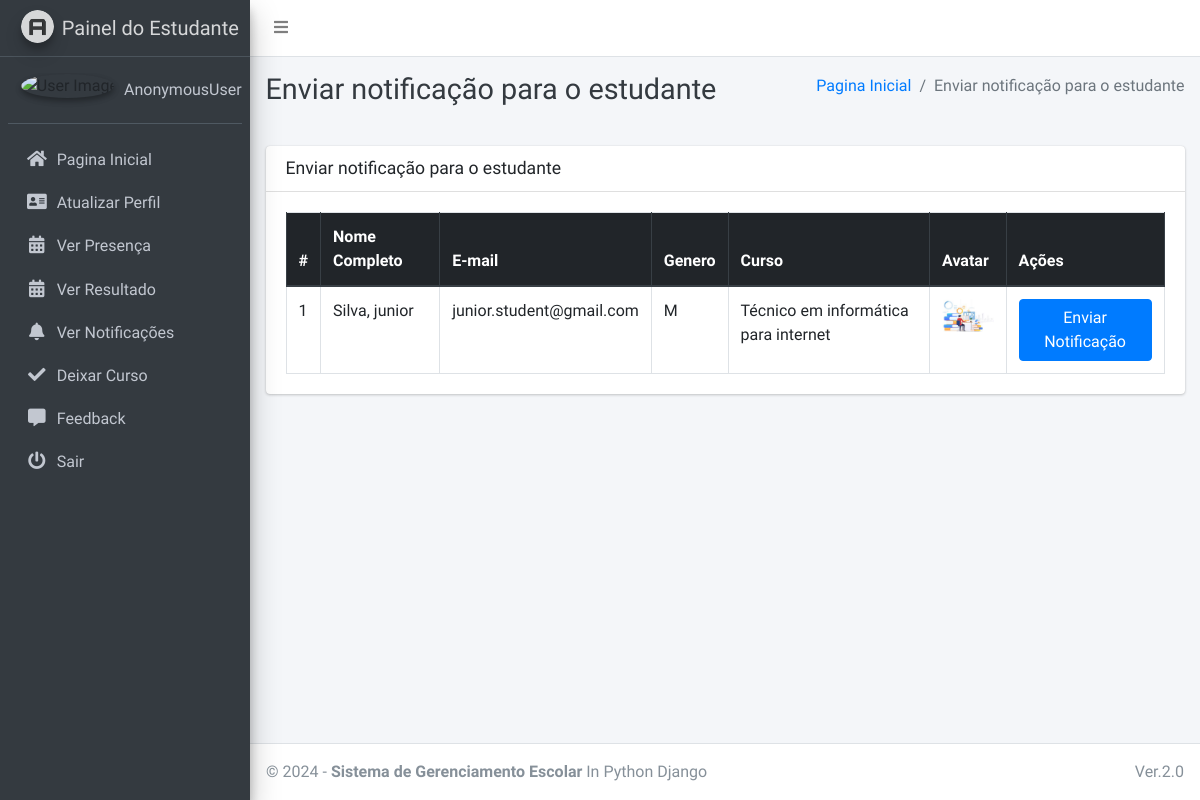
Before: /admin_notify_student with the older database file.
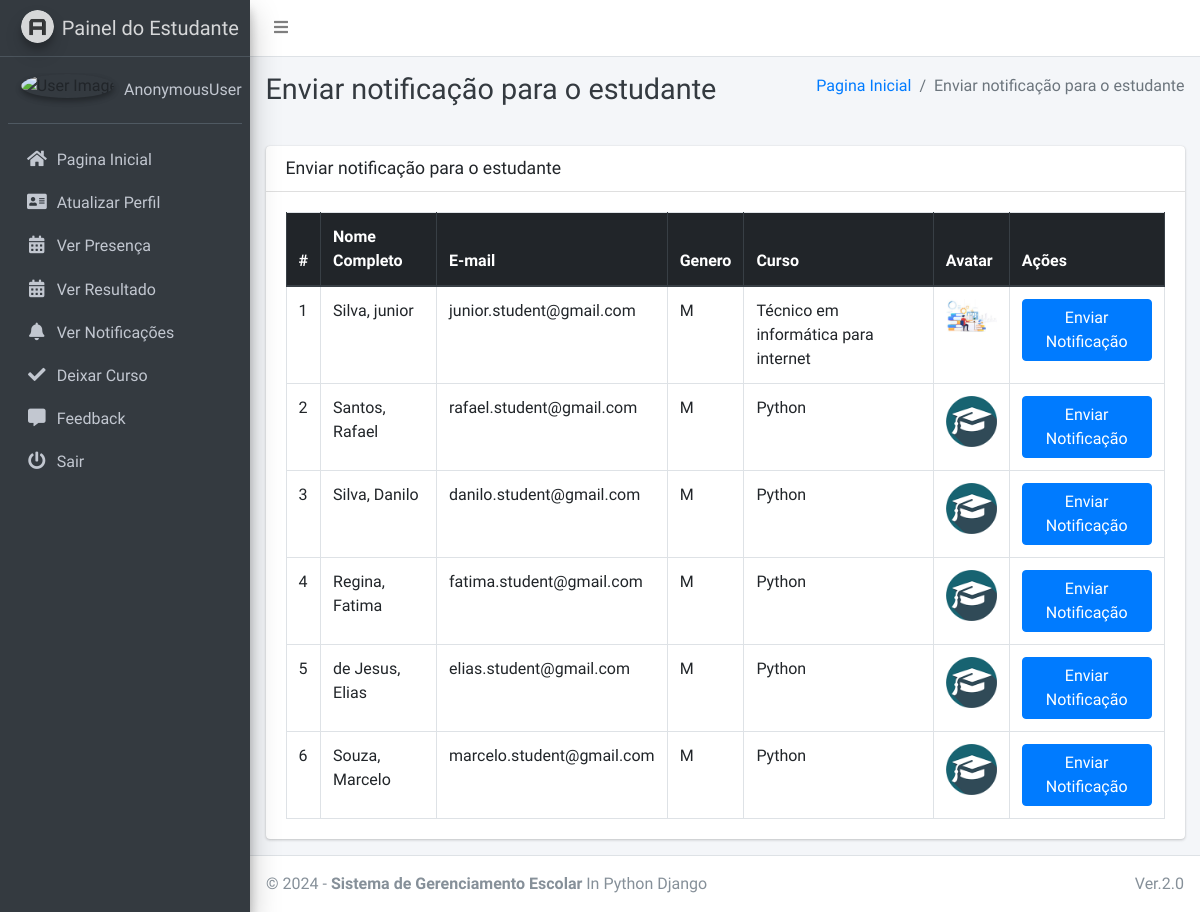
After: the same page with the newer database file.
### main_app/models.py (models this page shows, shortened)
class CustomUser(AbstractUser):
    USER_TYPE = ((1, "HOD"), (2, "Staff"), (3, "Student"))
    GENDER = [("M", "Male"), ("F", "Female")]
    username = None  # Removed username, using email instead
    email = models.EmailField(unique=True)
    user_type = models.CharField(default=1, choices=USER_TYPE, max_length=1)
    gender = models.CharField(max_length=1, choices=GENDER)
    profile_pic = models.ImageField()
    address = models.TextField()
    fcm_token = models.TextField(default="")  # For firebase notifications
    created_at = models.DateTimeField(auto_now_add=True)
    updated_at = models.DateTimeField(auto_now=True)
    USERNAME_FIELD = "email"
    REQUIRED_FIELDS = []
    objects = CustomUserManager()

class Student(models.Model):
    admin = models.OneToOneField(CustomUser, on_delete=models.CASCADE)
    course = models.ForeignKey(Course, on_delete=models.DO_NOTHING, null=True, blank=False)
    session = models.ForeignKey(Session, on_delete=models.DO_NOTHING, null=True)

class Course(models.Model):
    name = models.CharField(max_length=120)
    created_at = models.DateTimeField(auto_now_add=True)
    updated_at = models.DateTimeField(auto_now=True)

### main_app/hod_views.py (the view)
# urls.py: path("admin_notify_student", hod_views.admin_notify_student,
def admin_notify_student(request):
    student = CustomUser.objects.filter(user_type=3)
    context = {
        'page_title': "Enviar notificação para o estudante",
        'students': student
    }
    return render(request, "hod_template/student_notification.html", context)

### main_app/templates/hod_template/student_notification.html (shortened to what this page needs)
{% extends 'main_app/base.html' %}
{% load static %}
{% block page_title %}{{page_title}}{% endblock page_title %}
{% block content %}
<section class="content">
    <div class="container-fluid">
        <div class="row">
            <div class="col-md-12">
                <div class="card">
                    <div class="card-header">
                        <h3 class="card-title">{{page_title}}</h3>
                    </div>
                    <div class="card-body">
                        <table id="example2" class="table table-bordered table-hover">
                            <thead class="thead-dark">
                                <tr>
                                    <th>#</th>
                                    <th>Nome Completo</th>
                                    <th>E-mail</th>
                                    <th>Genero</th>
                                    <th>Curso</th>
                                    <th>Avatar</th>
                                    <th>Ações</th>
                                </tr>
                            </thead>
                            <tbody>
                                {% for student in students %}
                                <tr>
                                    <td>{{ forloop.counter }}</td>
                                    <td>{{student.last_name}}, {{student.first_name}}</td>
                                    <td>{{student.email}}</td>
                                    <td>{{student.gender}}</td>
                                    <td>{{student.student.course.name}}</td>
                                    <td>
                                        {% if student.profile_pic == ""  %}
                                        No Image
                                        {% else %}
                                        <img class="img img-fluid mb-2" height="56" width="56"
                                            src="{{student.profile_pic}}" alt="">
                                        {% endif %}
                                    </td>
                                    <td><button data-toggle = "modal" data-target = "#myModal"class="btn btn-primary show_notification" value="{{student.id}}">Enviar Notificação</button>
                                    </td>
                                </tr>
                                {% endfor %}
                            </tbody>
                        </table>
                    </div>
                </div>
            </div>
        </div>
    </div>
</section>
{% endblock content %}

Changed rows visible on the page:
added CustomUser: last_name "Santos", first_name "Rafael", email "rafael.student@gmail.com", gender "M", student.course.name "Python", profile_pic (picture)
added CustomUser: last_name "Silva", first_name "Danilo", email "danilo.student@gmail.com", gender "M", student.course.name "Python", profile_pic (picture)
added CustomUser: last_name "Regina", first_name "Fatima", email "fatima.student@gmail.com", gender "M", student.course.name "Python", profile_pic (picture)
added CustomUser: last_name "de Jesus", first_name "Elias", email "elias.student@gmail.com", gender "M", student.course.name "Python", profile_pic (picture)
added CustomUser: last_name "Souza", first_name "Marcelo", email "marcelo.student@gmail.com", gender "M", student.course.name "Python", profile_pic (picture)
